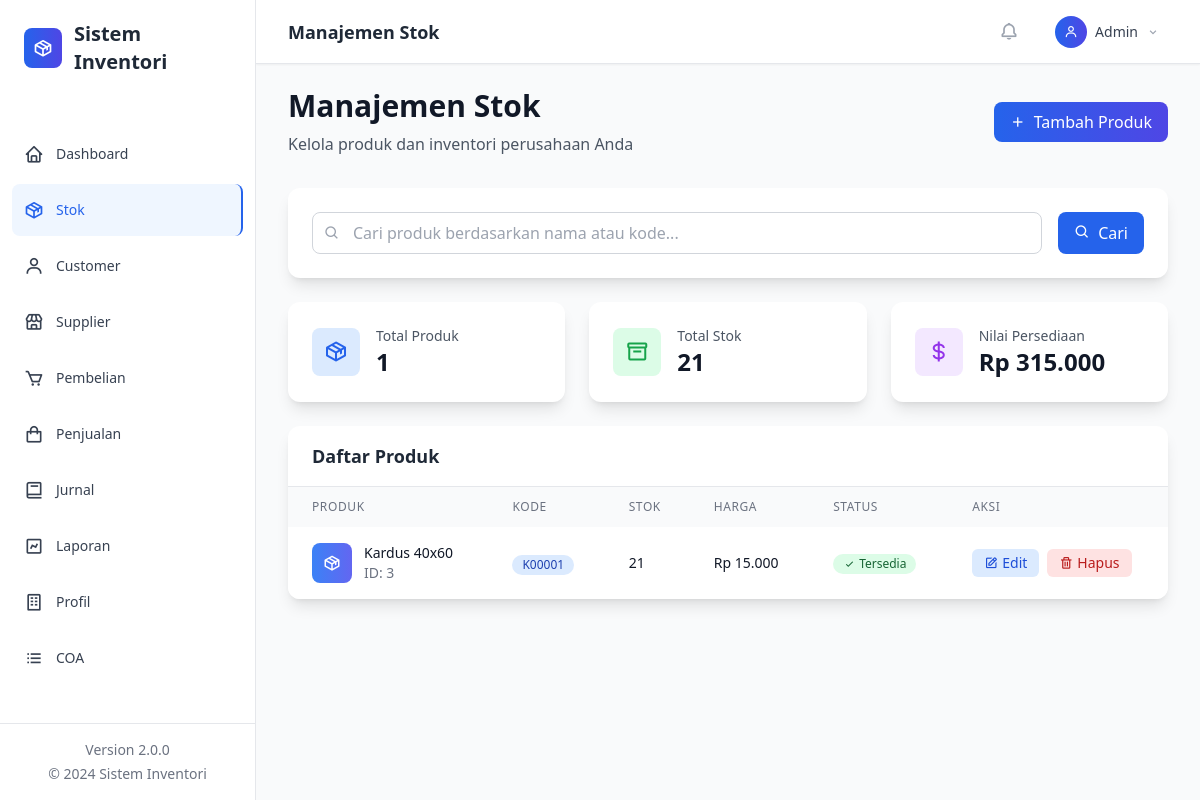
Before: /?page=stok with the older database file.
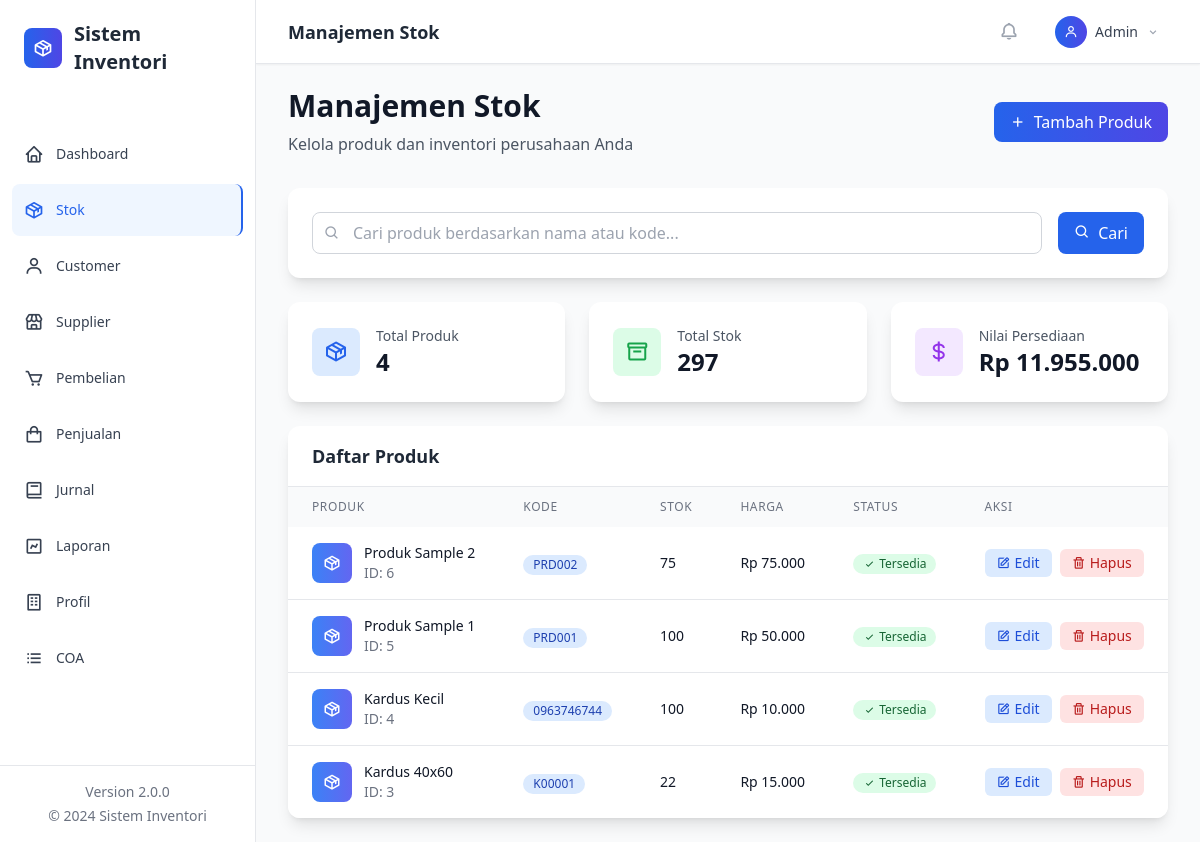
After: the same page with the newer database file.
### tables this page shows
CREATE TABLE stok (
  id INTEGER PRIMARY KEY AUTOINCREMENT,
  kode TEXT UNIQUE,
  nama TEXT,
  stok INTEGER DEFAULT 0,
  harga INTEGER DEFAULT 0
);

### classes/Database.php (called while the page is built, shortened)
<?php
class Database {
    private $pdo;
    private static $instance = null;
    private function __construct() {
        try {
            $this->pdo = new PDO('sqlite:' . DB_FILE);
            $this->pdo->setAttribute(PDO::ATTR_ERRMODE, PDO::ERRMODE_EXCEPTION);
            $this->pdo->exec('PRAGMA foreign_keys = ON;');
            $this->initializeTables();
        } catch (Exception $e) {
            if (DEBUG_MODE) {
                die('Database Error: ' . $e->getMessage());
            } else {
                die('Database connection failed. Please contact administrator.');
            }
        }
    }
    public static function getInstance() {
        if (self::$instance === null) {
            self::$instance = new self();
        }
        return self::$instance;
    }
    private function initializeTables() {
        if (file_exists(INIT_SQL)) {
            $sql = file_get_contents(INIT_SQL);
            $stmts = array_filter(array_map('trim', explode(';', $sql)));
            foreach ($stmts as $stmt) {
                if ($stmt) {
                    $this->pdo->exec($stmt);
                }
            }
        }
        $this->createProfileTable();
    }
    private function createProfileTable() {
        $sql = "CREATE TABLE IF NOT EXISTS profil_perusahaan (
            id INTEGER PRIMARY KEY AUTOINCREMENT,
            nama_perusahaan TEXT NOT NULL,
            alamat TEXT,
            telepon TEXT,
            email TEXT,
            website TEXT,
            logo TEXT,
            npwp TEXT,
            created_at DATETIME DEFAULT CURRENT_TIMESTAMP,
            updated_at DATETIME DEFAULT CURRENT_TIMESTAMP
        )";
        $this->pdo->exec($sql);
        $stmt = $this->pdo->prepare("SELECT COUNT(*) FROM profil_perusahaan");
        $stmt->execute();
    }
    public function query($sql, $params = []) {
        try {
            $stmt = $this->pdo->prepare($sql);
            $stmt->execute($params);
            return $stmt;
        } catch (Exception $e) {
            if (DEBUG_MODE) {
                throw new Exception('Query Error: ' . $e->getMessage());
            } else {
                throw new Exception('Database operation failed.');
            }
        }
    }
    public function fetchAll($sql, $params = []) {
        return $this->query($sql, $params)->fetchAll(PDO::FETCH_ASSOC);
    }
}
?>

### classes/Helper.php (called while the page is built, shortened)
<?php
class Helper {
    public static function formatMoney($amount) {
        return 'Rp ' . number_format($amount, 0, ',', '.');
    }
}
?>

### views/stok/index.php (the view, shortened to what the rows shown need)
<?php
$search = $_GET['search'] ?? '';
$whereClause = '';
$params = [];
$page = max(1, (int)($_GET['p'] ?? 1));
$perPage = 10;
$offset = ($page - 1) * $perPage;
$rows = $db->fetchAll("SELECT * FROM stok $whereClause ORDER BY id DESC LIMIT ? OFFSET ?",
    array_merge($params, [$perPage, $offset]));
?>
<div class="mb-8">
    <div class="flex flex-col sm:flex-row sm:items-center sm:justify-between">
        <div>
            <h1 class="text-3xl font-bold text-gray-900">Manajemen Stok</h1>
        </div>
    </div>
</div>
<div class="bg-white rounded-xl shadow-lg overflow-hidden">
    <?php if (empty($rows)): ?>
        <div class="text-center py-12">
            <i class='bx bx-package text-6xl text-gray-300 mb-4'></i>
            <h3 class="text-lg font-medium text-gray-900 mb-2">Tidak ada produk</h3>
            <p class="text-gray-500 mb-4">
                <?php echo !empty($search) ? 'Tidak ada produk yang sesuai dengan pencarian Anda.' : 'Mulai dengan menambahkan produk pertama Anda.'; ?>
            </p>
            <?php if (empty($search)): ?>
                <button onclick="openTambah()"
                        class="inline-flex items-center px-4 py-2 bg-blue-600 text-white rounded-lg hover:bg-blue-700 transition-colors">
                    <i class='bx bx-plus mr-2'></i>Tambah Produk Pertama
                </button>
            <?php endif; ?>
        </div>
    <?php else: ?>
        <div class="overflow-x-auto">
            <table class="w-full">
                <thead class="bg-gray-50">
                    <tr>
                        <th class="px-6 py-3 text-left text-xs font-medium text-gray-500 uppercase tracking-wider">Produk</th>
                        <th class="px-6 py-3 text-left text-xs font-medium text-gray-500 uppercase tracking-wider">Kode</th>
                        <th class="px-6 py-3 text-left text-xs font-medium text-gray-500 uppercase tracking-wider">Stok</th>
                        <th class="px-6 py-3 text-left text-xs font-medium text-gray-500 uppercase tracking-wider">Harga</th>
                        <th class="px-6 py-3 text-left text-xs font-medium text-gray-500 uppercase tracking-wider">Status</th>
                        <th class="px-6 py-3 text-left text-xs font-medium text-gray-500 uppercase tracking-wider">Aksi</th>
                    </tr>
                </thead>
                <tbody class="bg-white divide-y divide-gray-200">
                    <?php foreach ($rows as $r): ?>
                        <tr class="hover:bg-gray-50 transition-colors">
                            <td class="px-6 py-4 whitespace-nowrap">
                                <div class="flex items-center">
                                    <div class="w-10 h-10 bg-gradient-to-r from-blue-500 to-indigo-500 rounded-lg flex items-center justify-center mr-3">
                                        <i class='bx bx-package text-white text-lg'></i>
                                    </div>
                                    <div>
                                        <div class="text-sm font-medium text-gray-900"><?php echo htmlspecialchars($r['nama']); ?></div>
                                        <div class="text-sm text-gray-500">ID: <?php echo $r['id']; ?></div>
                                    </div>
                                </div>
                            </td>
                            <td class="px-6 py-4 whitespace-nowrap">
                                <span class="inline-flex items-center px-2.5 py-0.5 rounded-full text-xs font-medium bg-blue-100 text-blue-800">
                                    <?php echo htmlspecialchars($r['kode']); ?>
                                </span>
                            </td>
                            <td class="px-6 py-4 whitespace-nowrap">
                                <div class="flex items-center">
                                    <span class="text-sm font-medium text-gray-900"><?php echo number_format($r['stok']); ?></span>
                                </div>
                            </td>
                            <td class="px-6 py-4 whitespace-nowrap text-sm font-medium text-gray-900">
                                <?php echo Helper::formatMoney($r['harga']); ?>
                            </td>
                            <td class="px-6 py-4 whitespace-nowrap">
                                <?php if ($r['stok'] > 20): ?>
                                    <span class="inline-flex items-center px-2.5 py-0.5 rounded-full text-xs font-medium bg-green-100 text-green-800">
                                        <i class='bx bx-check mr-1'></i>Tersedia
                                    </span>
                                <?php elseif ($r['stok'] > 0): ?>
                                    <span class="inline-flex items-center px-2.5 py-0.5 rounded-full text-xs font-medium bg-yellow-100 text-yellow-800">
                                        <i class='bx bx-warning mr-1'></i>Terbatas
                                    </span>
                                <?php else: ?>
                                    <span class="inline-flex items-center px-2.5 py-0.5 rounded-full text-xs font-medium bg-red-100 text-red-800">
                                        <i class='bx bx-x mr-1'></i>Habis
                                    </span>
                                <?php endif; ?>
                            </td>
                            <td class="px-6 py-4 whitespace-nowrap text-sm font-medium">
                                <div class="flex space-x-2">
                                    <button onclick="edit(<?php echo $r['id']; ?>)"
                                            class="inline-flex items-center px-3 py-1 bg-blue-100 text-blue-700 rounded-md hover:bg-blue-200 transition-colors">
                                        <i class='bx bx-edit mr-1'></i>Edit
                                    </button>
                                    <button onclick="hapus(<?php echo $r['id']; ?>)"
                                            class="inline-flex items-center px-3 py-1 bg-red-100 text-red-700 rounded-md hover:bg-red-200 transition-colors">
                                        <i class='bx bx-trash mr-1'></i>Hapus
                                    </button>
                                </div>
            </td>
                        </tr>
                    <?php endforeach; ?>
    </tbody>
  </table>
</div>
    <?php endif; ?>
</div>

Changed rows visible on the page:
added stok: nama "Produk Sample 2", id "6", kode "PRD002", stok "75", harga "Rp 75.000", shows "Tersedia"
added stok: nama "Produk Sample 1", id "5", kode "PRD001", stok "100", harga "Rp 50.000", shows "Tersedia"
added stok: nama "Kardus Kecil", id "4", kode "0963746744", stok "100", harga "Rp 10.000", shows "Tersedia"
changed stok "Kardus 40x60": stok "21" → "22"
Other visible differences:
$totalRows: "1" → "4"
$totalStok: "21" → "297"
Helper::formatMoney($nilaiPersediaan): "Rp 315.000" → "Rp 11.955.000"
